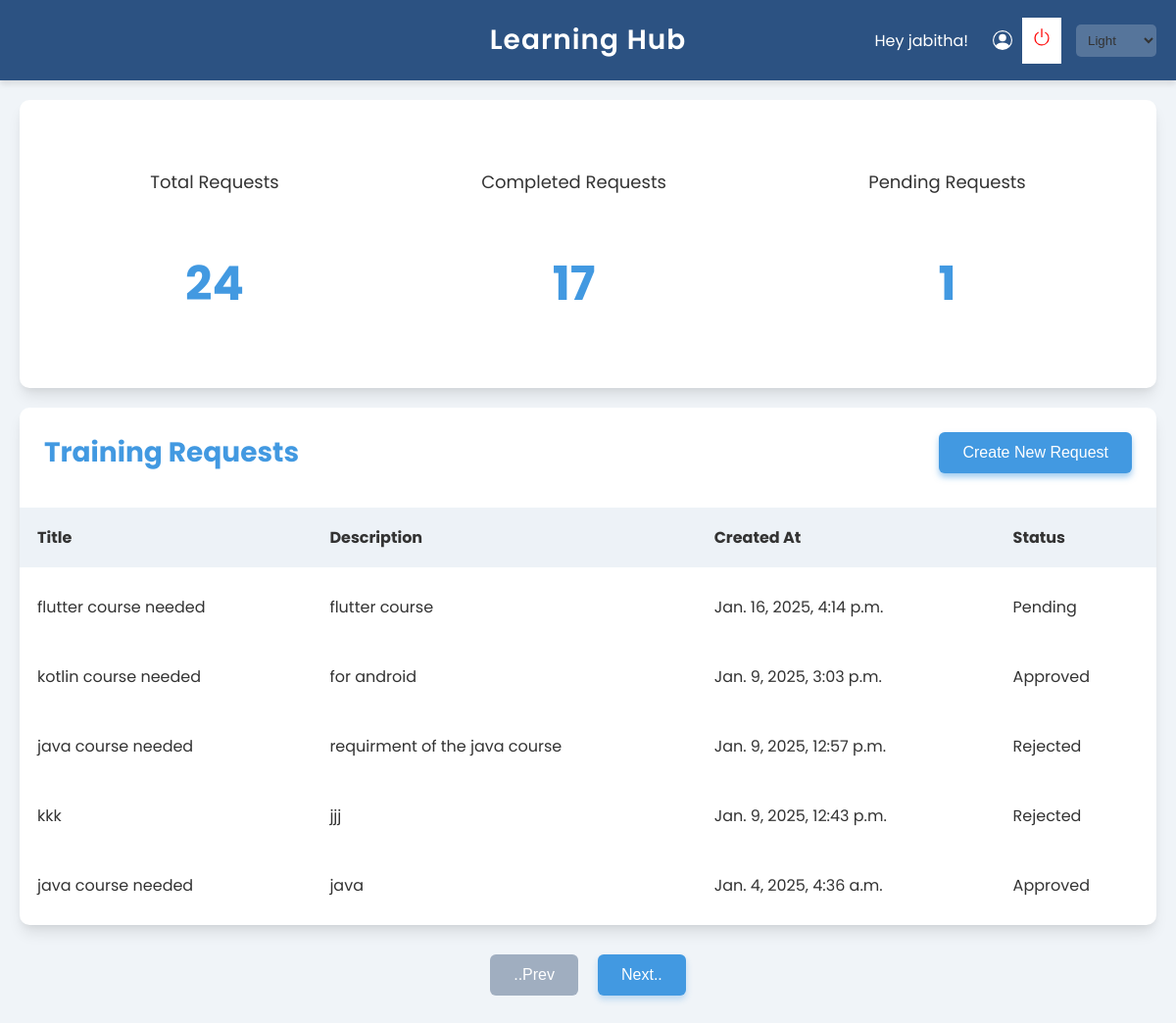
Page /dashboard/Manager/2 on the committed database.
### authentication/models.py (models this page shows, shortened)
class User(models.Model):
    name = models.CharField(max_length=100)
    email = models.EmailField(unique=True)
    password = models.CharField(max_length=255)
    role = models.ForeignKey(Role, on_delete=models.CASCADE)

### dashboards/models.py (models this page shows, shortened)
class TrainingRequest(models.Model):
    request_id = models.AutoField(primary_key=True)
    title = models.CharField(max_length=255)
    description = models.TextField(null=True, blank=True)
    status = models.CharField(
        max_length=10,
        choices=[('Pending', 'Pending'),
                 ('Approved', 'Approved'),
                 ('Rejected', 'Rejected')],
        default='Pending'
    )
    account_manager = models.ForeignKey(
        'authentication.User',
        on_delete=models.CASCADE,
        limit_choices_to={'role__role_name': 'Manager'}
    )
    course_duration = models.PositiveIntegerField(help_text="Duration in days")  # New field
    employee_count = models.PositiveIntegerField(help_text="Number of employees involved")  # New field
    created_at = models.DateTimeField(auto_now_add=True)

### dashboards/views.py (the view)
# urls.py: path('Manager/<int:user_id>', views.Manager_view, name='Manager'),
def Manager_view(request, user_id):
    manager = get_object_or_404(User, id=user_id)
    training_requests = TrainingRequest.objects.filter(account_manager=manager).order_by('-created_at')
    limit = int(request.GET.get('limit', 5))
    offset = int(request.GET.get('offset', 0))
    paginator = Paginator(training_requests, limit)
    page_number = offset // limit + 1
    page = paginator.get_page(page_number)
    context = {
        'name': manager.name,
        'total': training_requests.count(),
        'completed': training_requests.filter(status='Approved').count(),
        'pending': training_requests.filter(status='Pending').count(),
        'data': page,
    }
    if request.method == 'POST':
        form = TrainingRequestForm(request.POST)
        if form.is_valid():
            instance = form.save(commit=False)
            instance.account_manager = manager  # Set the account manager
            instance.save()  # Save the instance to the database
            return redirect("Manager", user_id=user_id)
        else:
            print(form.errors)  # Print errors for debugging
    else:
        form = TrainingRequestForm()
    context['form'] = form
    return render(request, 'dashboards/Manager.html', context)

### dashboards/forms.py
class TrainingRequestForm(forms.ModelForm):
    class Meta:
        model = TrainingRequest
        fields = ['title', 'description', 'course_duration', 'employee_count']
        widgets = {
            'description': forms.Textarea(attrs={'rows': 4}),
            'status': forms.Select(),
        }

### dashboards/templates/dashboards/Manager.html (shortened to what this page needs)
{% load static %}
<!DOCTYPE html>
<html lang="en">
    <head>
    <link rel="stylesheet" href="{% static 'css/manager.css' %}?v=1.0">
</head>
<body class="light">
  <div class="navbar">
      <div class="title">Learning Hub</div>
      <div class="user-info">
          <span>Hey {{name}}!</span>
            <a href="{% url 'home'%}" class="logout" style="background-color: white;">
                <svg xmlns="http://www.w3.org/2000/svg" width="20" height="20" fill="red" class="bi bi-power" viewBox="0 0 16 16">
                  <path d="M7.5 1v7h1V1z"/>
                  <path d="M3 8.812a5 5 0 0 1 2.578-4.375l-.485-.874A6 6 0 1 0 11 3.616l-.501.865A5 5 0 1 1 3 8.812"/>
                </svg>
              </a>
          <select id="theme-switcher" class="theme-switcher">
              <option value="light">Light</option>
          </select>
      </div>
  </div>
  <div class="summary fade-in" style="opacity: 1;">
      <div>
          <div>Total Requests</div>
          <div id="totalRequests" class="count">{{total}}</div>
      </div>
      <div>
          <div>Completed Requests</div>
          <div id="completedRequests" class="count">{{completed}}</div>
      </div>
      <div>
          <div>Pending Requests</div>
          <div id="pendingRequests" class="count">{{pending}}</div>
      </div>
  </div>
  <div class="container fade-in" style="opacity: 1;">
      <div class="header">
          <h2>Training Requests</h2>
          <button onclick="openForm()">Create New Request</button>
      </div>
      <table class="table">
        <thead>
            <tr>
                <th>Title</th>
                <th>Description</th>
                <th>Created At</th>
                <th>Status</th>
            </tr>
        </thead>
        <tbody id="requestTableBody">
            {% for item in data %}
            <tr>
                <td>{{ item.title }}</td>
                <td>{{ item.description }}</td>
                <td>{{ item.created_at }}</td>
                <td>{{ item.status }}</td>
            </tr>
            {% empty %}
            <tr>
                <td colspan="4">No data available</td>
            </tr>
            {% endfor %}
        </tbody>
    </table>
  </div>
<div id="pagination">
    <button id="prevButton" value="0" disabled>..Prev</button>
    <button id="nextButton" value="5" disabled>Next..</button>
</div>
</body>
</html>

### dashboards/static/css/manager.css (style rules this page uses)
body { font-family: 'Poppins', sans-serif; margin: 0; padding: 0; transition: background-color 0.5s, color 0.5s; }
body.light { background-color: #f0f4f8; color: #333; }
.navbar { padding: 20px; display: flex; justify-content: center; align-items: center; transition: background-color 0.5s; box-shadow: 0 4px 6px rgba(0, 0, 0, 0.1); position: relative; }
.light .navbar { background-color: #2c5282; color: white; }
.navbar .title { font-size: 28px; font-weight: 600; letter-spacing: 1px; text-align: center; }
.navbar .user-info { display: flex; align-items: center; position: absolute; right: 20px; }
.navbar .user-info span { margin-right: 15px; }
.theme-switcher { margin-left: 15px; padding: 8px; border-radius: 5px; border: none; background-color: rgba(255, 255, 255, 0.2); color: #333; cursor: pointer; transition: background-color 0.3s; }
.logout { color: white; transition: color 0.3s; }
.bi { padding: 10px; transition: transform 0.3s; }
.summary { display: flex; justify-content: space-around; padding: 30px; transition: background-color 0.5s, box-shadow 0.5s; border-radius: 10px; margin: 20px; }
.light .summary { background-color: #ffffff; box-shadow: 0 10px 15px -3px rgba(0, 0, 0, 0.1), 0 4px 6px -2px rgba(0, 0, 0, 0.05); }
.summary div { text-align: center; font-size: 18px; padding: 20px; border-radius: 8px; transition: transform 0.3s, box-shadow 0.3s; }
.summary div .count { font-size: 48px; font-weight: bold; margin-top: 15px; color: #4299e1; }
.container { margin: 20px; border-radius: 10px; overflow: hidden; transition: background-color 0.5s, box-shadow 0.5s; }
.light .container { background-color: #ffffff; box-shadow: 0 10px 15px -3px rgba(0, 0, 0, 0.1), 0 4px 6px -2px rgba(0, 0, 0, 0.05); }
.container .header { padding: 25px; display: flex; justify-content: space-between; align-items: center; }
.container .header h2 { margin: 0; font-size: 28px; color: #4299e1; }
.container .header button { padding: 12px 24px; background-color: #4299e1; border: none; color: white; font-size: 16px; cursor: pointer; border-radius: 6px; transition: all 0.3s ease; box-shadow: 0 4px 6px rgba(66, 153, 225, 0.5); }
.table { width: 100%; border-collapse: separate; border-spacing: 0 10px; }
.table th, .table td { padding: 18px; text-align: left; }
.light .table th { background-color: #edf2f7; }
.table tr { transition: all 0.3s ease; }
.fade-in { animation: fadeIn 0.5s ease-out; }
#pagination { display: flex; justify-content: center; margin: 30px 0; }
#pagination button { background-color: #4299e1; color: white; border: none; border-radius: 6px; padding: 12px 24px; font-size: 16px; cursor: pointer; margin: 0 10px; transition: all 0.3s ease; box-shadow: 0 4px 6px rgba(66, 153, 225, 0.3); }
#pagination button:disabled { background-color: #a0aec0; cursor: not-allowed; transform: none; box-shadow: none; }

### rows in the picture
User: name "jabitha"
TrainingRequest: title "flutter course needed", description "flutter course", created_at "Jan. 16, 2025, 4:14 p.m.", status "Pending"
TrainingRequest: title "kotlin course needed", description "for android", created_at "Jan. 9, 2025, 3:03 p.m.", status "Approved"
TrainingRequest: title "java course needed", description "requirment of the java course", created_at "Jan. 9, 2025, 12:57 p.m.", status "Rejected"
TrainingRequest: title "kkk", description "jjj", created_at "Jan. 9, 2025, 12:43 p.m.", status "Rejected"
TrainingRequest: title "java course needed", description "java", created_at "Jan. 4, 2025, 4:36 a.m.", status "Approved"

### other values in the picture
{{ total }} "24"
{{ completed }} "17"
{{ pending }} "1"
